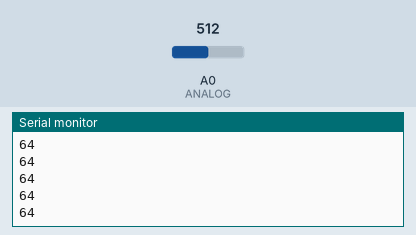
The sketch below on a simulated Arduino Uno, built with avr-gcc and run on an emulated ATmega328P. Parts: the last lines printed to the serial monitor. The inputs (shaded band) are chosen by the test bench; at power-on: A0 (ANALOG) = 512.

Above: at 1.2 s.
1.3 s: A0 (ANALOG) set to 716
At 2.1 s:
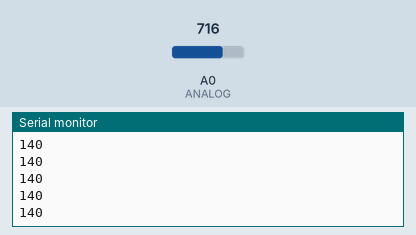
2.8 s: A0 (ANALOG) set to 900
At 3.8 s:
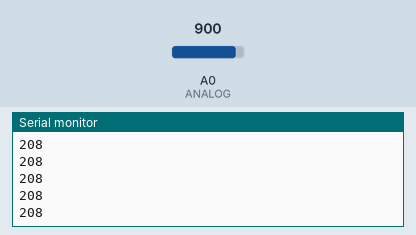
Timing chart, 0 to 5.8 s (numbered marks = the images above; inputs shaded):
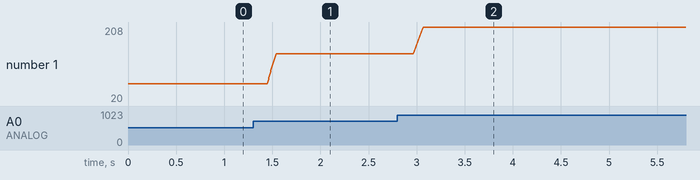

Measured:
- after the input at 1.3 s, the serial monitor: prints a new line after 0.15 s (image 1)
- after the input at 2.8 s, the serial monitor: prints a new line after 0.17 s (image 2)
- plotted number 1: 64 → 140 after the input at 1.3 s, 140 → 20 after the input at 2.8 s

The sketch:

anaolg_hall_effect.ino
```cpp
#define ANALOG A0
#define ARRAYSIZE 40
unsigned int sum;
int samples[ARRAYSIZE];
int average;
void setup() {
  // put your setup code here, to run once:
  for(int i = 0; i <ARRAYSIZE; i++){
    samples[i] = analogRead(ANALOG);
  }
  Serial.begin(9600);

}

void loop() {
  // put your main code here, to run repeatedly:
  average = map(calculate_average(), 338,1024,0,255);
  Serial.println(average);
  move_samples();
}
int calculate_average(){
  sum = 0;
  for(int i = 0; i <(ARRAYSIZE/2); i++){
    sum += samples[i];
  }
  int answer = 2*sum/ARRAYSIZE;
  return answer;
}
void move_samples(){
  for(int i = 0; i < (ARRAYSIZE-1); i++){
    samples[i] = samples[i+1];
  }
  samples[(ARRAYSIZE-1)] = analogRead(ANALOG);
}
```
